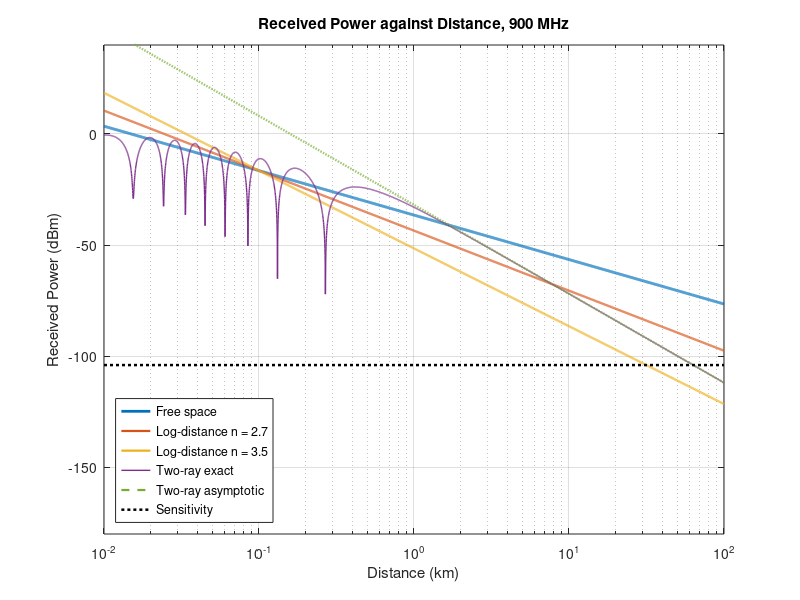
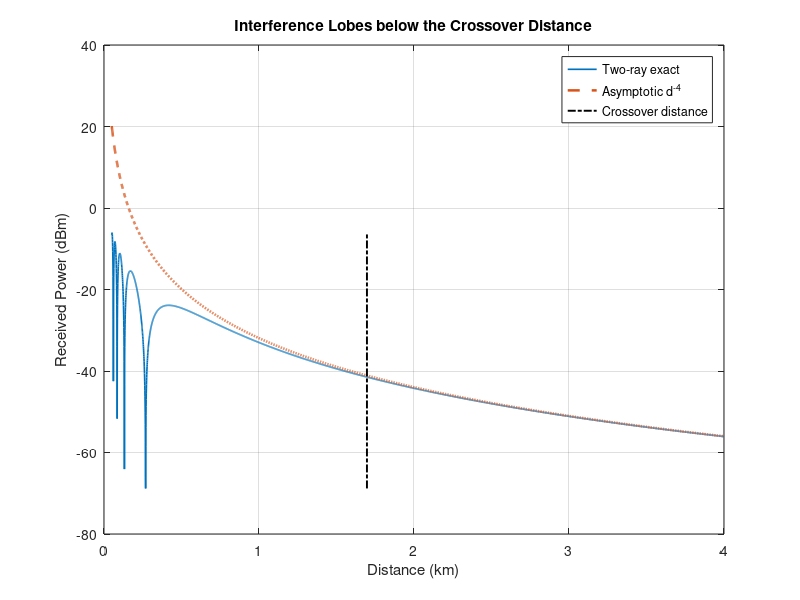
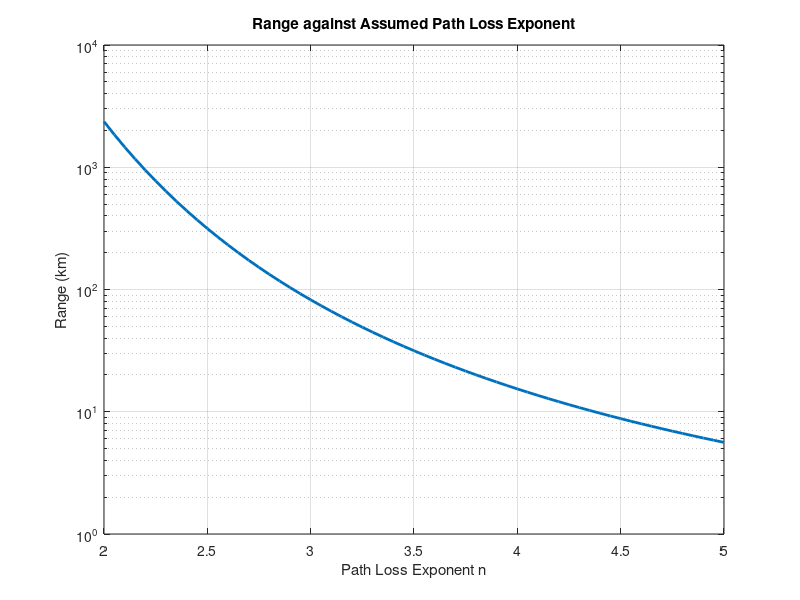

MATLAB code for these plots, in order:
% Experiment 2 : Free Space, Log-Distance and Two-Ray Ground Path Loss Models
clc; clear; close all;

%% Parameters
Pt   = 43;              % transmit power (dBm)
Gt   = 12;              % base station antenna gain (dBi)
Gr   = 0;               % mobile antenna gain (dBi)
fc   = 900e6;           % carrier frequency (Hz)
ht   = 30;              % base station antenna height (m)
hr   = 1.5;             % mobile antenna height (m)
d0   = 100;             % reference distance (m)
Sens = -104;            % receiver sensitivity (dBm)
c    = 3e8;
lambda = c/fc;

EIRP  = Pt + Gt + Gr;
maxPL = EIRP - Sens;

fprintf('Wavelength                    = %.4f m\n',lambda);
fprintf('Pt + Gt + Gr                  = %.1f dBm\n',EIRP);
fprintf('Maximum tolerable path loss = %.1f dB\n\n',maxPL);

d = logspace(1,5,4000);

%% Free space path loss
PL_free = 20*log10(4*pi*d/lambda);
PL_d0   = 20*log10(4*pi*d0/lambda);
fprintf('Free space path loss at 1 km = %.2f dB\n\n',20*log10(4*pi*1000/lambda));

%% Log-distance path loss
nvec   = [2 2.7 3.5 4];
PL_log = zeros(numel(nvec),numel(d));
for k = 1:numel(nvec)
    PL_log(k,:) = PL_d0 + 10*nvec(k)*log10(d/d0);
end

%% Two-ray ground reflection model
dc     = 4*pi*ht*hr/lambda;
dlos   = sqrt(d.^2 + (ht-hr)^2);
dref   = sqrt(d.^2 + (ht+hr)^2);
dphi   = 2*pi*(dref-dlos)/lambda;
Glin   = 10^((Gt+Gr)/10);
Efield = 1./dlos - (1./dref).*exp(-1j*dphi);
Pr_2ray = 10*log10(10^(Pt/10)*Glin*(lambda/(4*pi))^2 .* abs(Efield).^2);
Pr_asym = 10*log10(10^(Pt/10)*Glin*(ht^2*hr^2)./(d.^4));

fprintf('Two-ray crossover distance   = %.1f m (%.3f km)\n\n',dc,dc/1000);

%% Range at receiver sensitivity
fprintf('%-26s %10s %14s\n','Model','Exponent','Range (km)');
Rfree = d0*10^((maxPL - PL_d0)/20);
fprintf('%-26s %10.1f %14.2f\n','Free space',2.0,Rfree/1000);
for k = 1:numel(nvec)
    Rk = d0*10^((maxPL - PL_d0)/(10*nvec(k)));
    fprintf('%-26s %10.1f %14.2f\n',sprintf('Log-distance n = %.1f',nvec(k)),nvec(k),Rk/1000);
end
R2ray = 10^((EIRP + 20*log10(ht*hr) - Sens)/40);
fprintf('%-26s %10.1f %14.2f\n','Two-ray asymptotic',4.0,R2ray/1000);

%% Antenna height gain
fprintf('\nAntenna height gain 20log10(ht*hr) = %.2f dB\n',20*log10(ht*hr));
fprintf('Height 30 m to 45 m gains %.2f dB\n',20*log10(45/30));

%% Figure 1 : all models
Pr_free = EIRP - PL_free;
Pr_log  = EIRP - PL_log;
figure;
semilogx(d/1000,Pr_free,'LineWidth',2); hold on;
semilogx(d/1000,Pr_log(2,:),'LineWidth',1.6);
semilogx(d/1000,Pr_log(3,:),'LineWidth',1.6);
semilogx(d/1000,Pr_2ray,'LineWidth',1);
semilogx(d/1000,Pr_asym,'--','LineWidth',1.6);
semilogx([min(d) max(d)]/1000,[Sens Sens],'k:','LineWidth',1.8);
grid on; axis([0.01 100 -180 40]);
xlabel('Distance (km)'); ylabel('Received Power (dBm)');
legend('Free space','Log-distance n = 2.7','Log-distance n = 3.5',...
       'Two-ray exact','Two-ray asymptotic','Sensitivity','Location','southwest');
title('Received Power against Distance, 900 MHz');

%% Figure 2 : interference lobes below crossover
dz = linspace(50,4000,6000);
dl = sqrt(dz.^2+(ht-hr)^2); dr = sqrt(dz.^2+(ht+hr)^2);
Ez = 1./dl - (1./dr).*exp(-1j*2*pi*(dr-dl)/lambda);
Pz = 10*log10(10^(Pt/10)*Glin*(lambda/(4*pi))^2 .* abs(Ez).^2);
Pa = 10*log10(10^(Pt/10)*Glin*(ht^2*hr^2)./(dz.^4));
figure;
plot(dz/1000,Pz,'LineWidth',1.2); hold on;
plot(dz/1000,Pa,'--','LineWidth',1.8);
plot([dc dc]/1000,[min(Pz) max(Pz)],'k-.','LineWidth',1.4);
grid on; xlabel('Distance (km)'); ylabel('Received Power (dBm)');
legend('Two-ray exact','Asymptotic d^{-4}','Crossover distance');
title('Interference Lobes below the Crossover Distance');

%% Figure 3 : sensitivity of range to path loss exponent
nn = 2:0.05:5;
Rn = d0*10.^((maxPL - PL_d0)./(10*nn));
figure;
semilogy(nn,Rn/1000,'LineWidth',2); grid on;
xlabel('Path Loss Exponent n'); ylabel('Range (km)');
title('Range against Assumed Path Loss Exponent');
